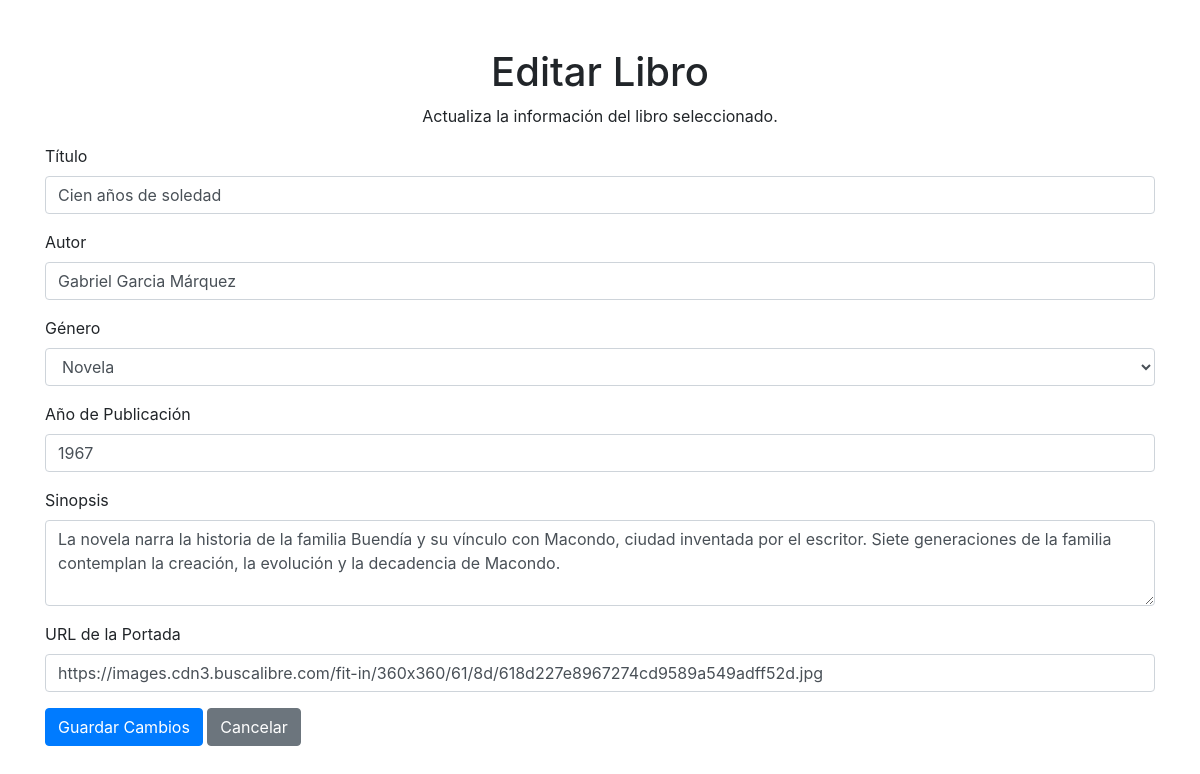
The app's page /editar.php?id=6 with its own data.
### tables this page shows
CREATE TABLE `libros` (
  `id` int(11) NOT NULL,
  `titulo` varchar(100) NOT NULL,
  `autor` varchar(100) NOT NULL,
  `genero_id` int(11) DEFAULT NULL,
  `año_publicacion` year(4) DEFAULT NULL,
  `sinopsis` text DEFAULT NULL,
  `portada_url` varchar(255) DEFAULT NULL,
  `fecha_agregado` timestamp NOT NULL DEFAULT current_timestamp()
);

### public/editar.php (the view, shortened to what this page needs)
<?php
include 'conexion.php';
$id = $_GET['id'];
$sql = "SELECT * FROM libros WHERE id = ?";
$stmt = $conn->prepare($sql);
$stmt->bind_param("i", $id);
$stmt->execute();
$result = $stmt->get_result();
$libro = $result->fetch_assoc();
?>
<!DOCTYPE html>
<html lang="es">
<head>
    <link rel="stylesheet" href="https://stackpath.bootstrapcdn.com/bootstrap/4.5.2/css/bootstrap.min.css">
</head>
<body>
    <div class="container mt-5">
        <h1 class="text-center">Editar Libro</h1>
        <p class="text-center">Actualiza la información del libro seleccionado.</p>
        <form method="POST" action="">
            <div class="form-group">
                <label for="titulo">Título</label>
                <input type="text" class="form-control" id="titulo" name="titulo" value="<?php echo htmlspecialchars($libro['titulo']); ?>" required>
            </div>
            <div class="form-group">
                <label for="autor">Autor</label>
                <input type="text" class="form-control" id="autor" name="autor" value="<?php echo htmlspecialchars($libro['autor']); ?>" required>
            </div>
            <div class="form-group">
                <label for="genero_id">Género</label>
                <select class="form-control" id="genero_id" name="genero_id" required>
                    <?php
                    include 'conexion.php';
                    $sql_generos = "SELECT id, nombre FROM generos";
                    $result_generos = $conn->query($sql_generos);
                    while ($row = $result_generos->fetch_assoc()) {
                        $selected = $libro['genero_id'] == $row['id'] ? 'selected' : '';
                        echo "<option value='" . $row['id'] . "' $selected>" . htmlspecialchars($row['nombre']) . "</option>";
                    }
                    ?>
                </select>
            </div>
            <div class="form-group">
                <label for="año_publicacion">Año de Publicación</label>
                <input type="number" class="form-control" id="año_publicacion" name="año_publicacion" min="0" max="2100" value="<?php echo htmlspecialchars($libro['año_publicacion']); ?>">
            </div>
            <div class="form-group">
                <label for="sinopsis">Sinopsis</label>
                <textarea class="form-control" id="sinopsis" name="sinopsis" rows="3"><?php echo htmlspecialchars($libro['sinopsis']); ?></textarea>
            </div>
            <div class="form-group">
                <label for="portada_url">URL de la Portada</label>
                <input type="url" class="form-control" id="portada_url" name="portada_url" value="<?php echo htmlspecialchars($libro['portada_url']); ?>">
            </div>
            <button type="submit" class="btn btn-primary">Guardar Cambios</button>
            <a href="index.php" class="btn btn-secondary">Cancelar</a>
        </form>
    </div>
</body>
</html>

### records on screen
libros: titulo "Cien años de soledad", autor "Gabriel Garcia Márquez", año_publicacion "1967", sinopsis "La novela narra la historia de la familia Buendía y su vínculo con Macondo, ciudad inventada por el escritor. Siete generaciones de la familia contemplan la creación, la evolución y la decadencia de Macondo.", portada_url "https://images.cdn3.buscalibre.com/fit-in/360x360/61/8d/618d227e8967274cd9589a549adff52d.jpg"

### other values on screen
form field genero_id "Novela"
